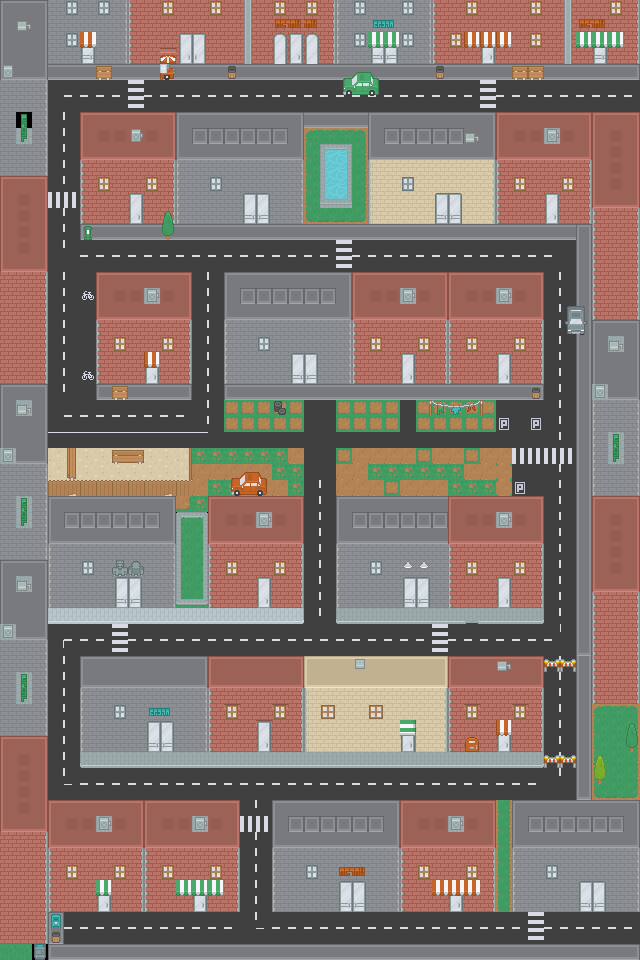

Tiled map render using the project's own tile images. Description and the map definition, with tile-layer contents summarised, below:
An orthogonal 40x60 tile map with 16x16 px tiles, 4 tile layers (back2, back, buildings, front) and 24 objects (22x enemy, player, exit).

<map version="1.0" orientation="orthogonal" renderorder="right-down" width="40" height="60" tilewidth="16" tileheight="16" nextobjectid="36">
 <tileset firstgid="1" name="roguelikeCity" tilewidth="16" tileheight="16" spacing="1" tilecount="1036" columns="37">
  <image source="roguelikeCity.png" width="628" height="475" />
 </tileset>
 <layer name="back2" width="40" height="60">
  <data>[2400 cells, 2386 non-empty, 70 distinct tile ids]</data>
 </layer>
 <layer name="back" width="40" height="60">
  <data>[2400 cells, 2386 non-empty, 78 distinct tile ids]</data>
 </layer>
 <objectgroup name="objects">
  <object id="2" name="enemy1" type="enemy" x="257" y="79" width="16" height="16" visible="0" />
  <object id="3" name="enemy2" type="enemy" x="64.5" y="80.5" width="16" height="16" visible="0" />
  <object id="5" name="enemy" type="enemy" x="96" y="239.667" width="16" height="16" visible="0" />
  <object id="13" name="enemy" type="enemy" x="199" y="384.5" width="16" height="16" visible="0" />
  <object id="14" name="enemy" type="enemy" x="303.333" y="238.667" width="16" height="16" visible="0" />
  <object id="15" name="enemy" type="enemy" x="400" y="415.5" width="16" height="16" />
  <object id="16" name="enemy" type="enemy" x="447" y="256" width="16" height="16" />
  <object id="17" name="enemy" type="enemy" x="315.5" y="513" width="16" height="16" />
  <object id="18" name="enemy" type="enemy" x="558.5" y="609" width="16" height="16" />
  <object id="19" name="enemy" type="enemy" x="95.5" y="623.5" width="16" height="16" />
  <object id="20" name="enemy" type="enemy" x="207.5" y="767.5" width="16" height="16" />
  <object id="21" name="enemy" type="enemy" x="432.5" y="766.5" width="16" height="16" />
  <object id="22" name="enemy" type="enemy" x="64" y="912.5" width="16" height="16" />
  <object id="23" name="enemy" type="enemy" x="431.667" y="922.333" width="16" height="16" />
  <object id="25" name="enemy" type="enemy" x="312.667" y="757.333" width="16" height="16" />
  <object id="26" name="enemy" type="enemy" x="354.667" y="762" width="16" height="16" />
  <object id="27" name="enemy" type="enemy" x="392" y="760.667" width="16" height="16" />
  <object id="28" name="enemy" type="enemy" x="331.333" y="782" width="16" height="16" />
  <object id="29" name="enemy" type="enemy" x="492" y="780" width="16" height="16" />
  <object id="30" name="enemy" type="enemy" x="464" y="768" width="16" height="16" />
  <object id="31" name="enemy" type="enemy" x="512" y="755.333" width="16" height="16" />
  <object id="33" name="player" type="player" x="547.333" y="928" width="16" height="16" />
  <object id="34" name="exit" type="exit" x="625" y="912" width="14" height="48" />
  <object id="35" name="enemy" type="enemy" x="97.3333" y="928" width="16" height="16" />
 </objectgroup>
 <layer name="buildings" width="40" height="60">
  <properties>
   <property name="collidable" type="bool" value="true" />
  </properties>
  <data>[2400 cells, 1306 non-empty, 106 distinct tile ids]</data>
 </layer>
 <layer name="front" width="40" height="60">
  <data>[2400 cells, 16 non-empty, 14 distinct tile ids]</data>
 </layer>
</map>